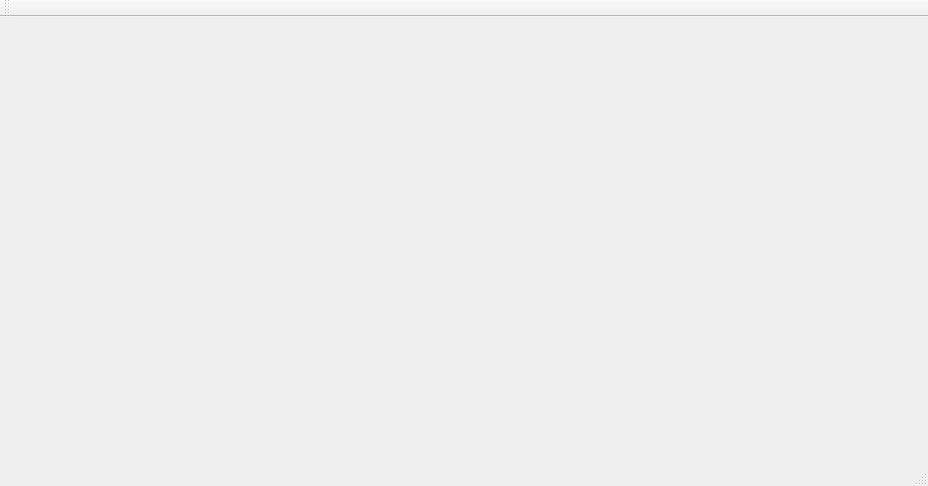
<?xml version="1.0" encoding="UTF-8"?>
<ui version="4.0">
 <class>MainWindow</class>
 <widget class="QMainWindow" name="MainWindow">
  <property name="geometry">
   <rect>
    <x>0</x>
    <y>0</y>
    <width>928</width>
    <height>486</height>
   </rect>
  </property>
  <property name="windowTitle">
   <string>MainWindow</string>
  </property>
  <widget class="QWidget" name="centralWidget"/>
  <widget class="QMenuBar" name="menuBar">
   <property name="geometry">
    <rect>
     <x>0</x>
     <y>0</y>
     <width>928</width>
     <height>25</height>
    </rect>
   </property>
  </widget>
  <widget class="QToolBar" name="mainToolBar">
   <attribute name="toolBarArea">
    <enum>TopToolBarArea</enum>
   </attribute>
   <attribute name="toolBarBreak">
    <bool>false</bool>
   </attribute>
  </widget>
  <widget class="QStatusBar" name="statusBar"/>
 </widget>
 <layoutdefault spacing="6" margin="11"/>
 <resources/>
 <connections/>
</ui>
